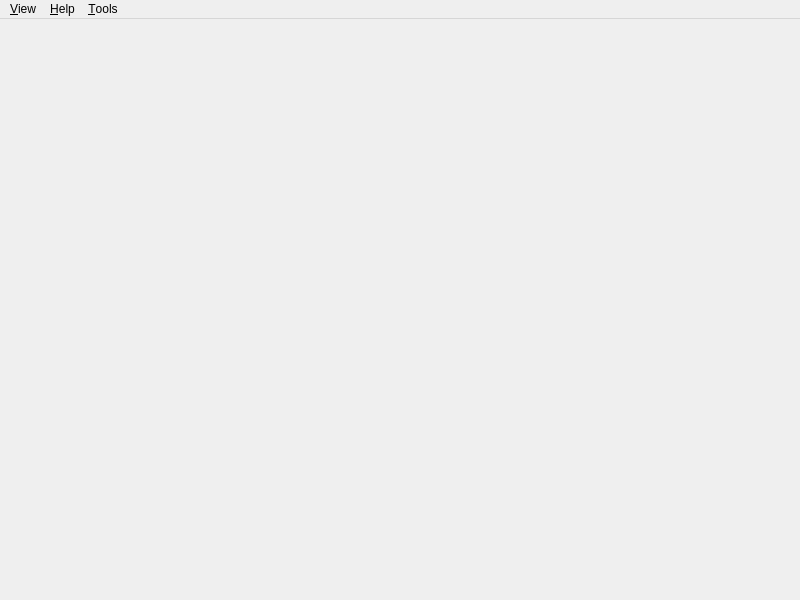
<?xml version="1.0" encoding="UTF-8"?>
<ui version="4.0">
 <class>MainWindow</class>
 <widget class="QMainWindow" name="MainWindow">
  <property name="geometry">
   <rect>
    <x>0</x>
    <y>0</y>
    <width>800</width>
    <height>600</height>
   </rect>
  </property>
  <property name="windowTitle">
   <string>ALT Packages</string>
  </property>
  <property name="windowIcon">
   <iconset resource="../../resources.qrc">
    <normaloff>:/alt-packages</normaloff>:/alt-packages</iconset>
  </property>
  <widget class="PackagesWidget" name="centralwidget"/>
  <widget class="QMenuBar" name="menuBar">
   <property name="geometry">
    <rect>
     <x>0</x>
     <y>0</y>
     <width>800</width>
     <height>24</height>
    </rect>
   </property>
   <widget class="QMenu" name="viewMenu">
    <property name="title">
     <string>&amp;View</string>
    </property>
    <widget class="QMenu" name="languageMenu">
     <property name="title">
      <string>&amp;Language</string>
     </property>
    </widget>
    <addaction name="languageMenu"/>
   </widget>
   <widget class="QMenu" name="helpMenu">
    <property name="title">
     <string>&amp;Help</string>
    </property>
    <addaction name="manualAction"/>
    <addaction name="aboutAction"/>
   </widget>
   <widget class="QMenu" name="toolsMenu">
    <property name="title">
     <string>&amp;Tools</string>
    </property>
    <widget class="QMenu" name="systemMenu">
     <property name="title">
      <string>&amp;System</string>
     </property>
     <addaction name="disableRemoveManuallyAction"/>
    </widget>
    <addaction name="systemMenu"/>
   </widget>
   <addaction name="viewMenu"/>
   <addaction name="helpMenu"/>
   <addaction name="toolsMenu"/>
  </widget>
  <action name="manualAction">
   <property name="text">
    <string>&amp;Manual</string>
   </property>
  </action>
  <action name="aboutAction">
   <property name="text">
    <string>&amp;About</string>
   </property>
  </action>
  <action name="disableRemoveManuallyAction">
   <property name="checkable">
    <bool>true</bool>
   </property>
   <property name="checked">
    <bool>true</bool>
   </property>
   <property name="text">
    <string>Disable the removal of packages installed manually</string>
   </property>
  </action>
 </widget>
 <customwidgets>
  <customwidget>
   <class>PackagesWidget</class>
   <extends>QWidget</extends>
   <header location="global">ui/mainwindow/packageswidget.h</header>
   <container>1</container>
  </customwidget>
 </customwidgets>
 <resources>
  <include location="../../resources.qrc"/>
 </resources>
 <connections/>
</ui>
